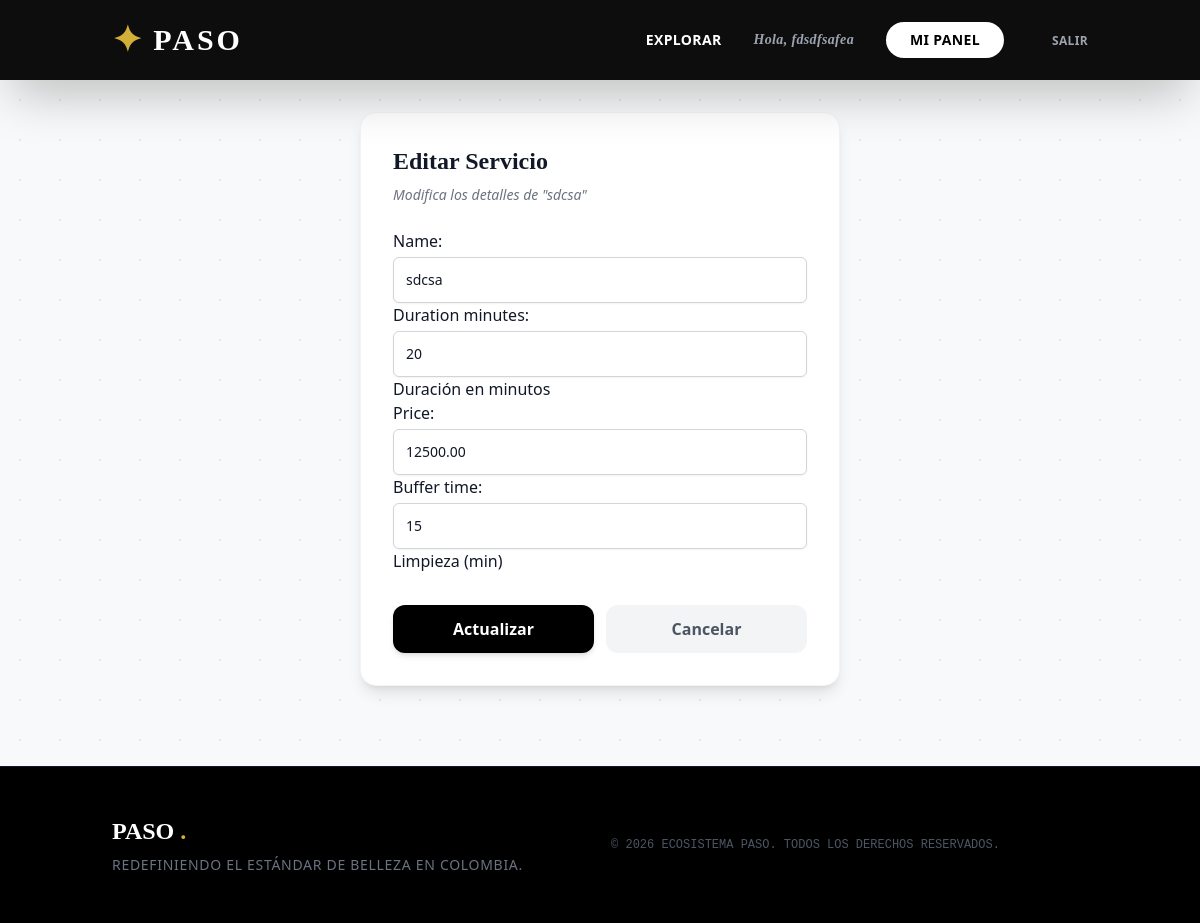
Screenshot of /negocio/servicios/editar/1/ (signed in) with the database file from the repository.
### apps/core/models.py (models this page shows, shortened)
class User(AbstractUser):
    ROLE_CHOICES = (
        ('ADMIN', 'Superusuario'),
        ('OWNER', 'Dueño de Negocio'),
        ('EMPLOYEE', 'Empleado'),
        ('CLIENT', 'Cliente'),
    )
    role = models.CharField(max_length=10, choices=ROLE_CHOICES, default='CLIENT')
    phone = models.CharField(max_length=20, blank=True, null=True)
    city = models.CharField(max_length=100, blank=True, null=True) # Usaremos dropdown en frontend
    is_verified_payment = models.BooleanField(default=False, help_text="¿Pagó los 50k?")
    registration_timestamp = models.DateTimeField(auto_now_add=True)
    workplace = models.ForeignKey('businesses.Salon', on_delete=models.SET_NULL, null=True, blank=True, related_name='employees')

### apps/businesses/models.py (models this page shows, shortened)
class Service(models.Model):
    salon = models.ForeignKey(Salon, on_delete=models.CASCADE, related_name='services')
    name = models.CharField(max_length=100)
    duration_minutes = models.IntegerField(help_text="Duración en minutos")
    buffer_time = models.IntegerField(default=15, help_text="Limpieza (min)")
    price = models.DecimalField(max_digits=10, decimal_places=2)

### apps/businesses/views.py (the view)
# urls.py: path('servicios/editar/<int:pk>/', views.service_edit, name='service_edit'),
@login_required
def service_edit(request, pk):
    if request.user.role != 'OWNER': return redirect('home')
    try:
        salon = request.user.owned_salon
        service = get_object_or_404(Service, pk=pk, salon=salon)
    except:
        return redirect('services_list')
    if request.method == 'POST':
        form = ServiceForm(request.POST, instance=service)
        if form.is_valid():
            form.save()
            messages.success(request, "Servicio actualizado correctamente.")
            return redirect('services_list')
    else:
        form = ServiceForm(instance=service)
    return render(request, 'businesses/service_edit.html', {'form': form, 'service': service})

### apps/businesses/forms.py
class ServiceForm(forms.ModelForm):
    class Meta:
        model = Service
        fields = ['name', 'duration_minutes', 'price', 'buffer_time']
    def __init__(self, *args, **kwargs):
        super().__init__(*args, **kwargs)
        for field in self.fields.values():
            field.widget.attrs['class'] = 'appearance-none block w-full px-3 py-3 border border-gray-300 rounded-md shadow-sm focus:ring-black focus:border-black sm:text-sm'

### apps/core/context_processors.py (called while the page is built)
def global_settings(request):
    settings = GlobalSettings.objects.first()
    return {'global_settings': settings}

### templates/businesses/service_edit.html (shortened to what this page needs)
{% extends 'base.html' %}
{% block content %}
<div class="container mx-auto px-4 py-8 max-w-lg">
    <div class="bg-white p-8 rounded-2xl shadow-lg border border-gray-100">
        <h1 class="text-2xl font-serif font-bold mb-2 text-gray-900">Editar Servicio</h1>
        <p class="text-gray-500 mb-6 italic text-sm">Modifica los detalles de "{{ service.name }}"</p>
        <form method="post" class="space-y-4">
            <div class="form-group">
                {{ form.as_p }}
            </div>
            <div class="flex gap-3 pt-4">
                <button type="submit" class="flex-1 bg-black text-white py-3 rounded-xl font-bold hover:bg-gray-800 transition shadow-md">
                    Actualizar
                </button>
                <a href="{% url 'services_list' %}" class="flex-1 bg-gray-100 text-gray-600 py-3 rounded-xl font-bold hover:bg-gray-200 transition text-center">
                    Cancelar
                </a>
            </div>
        </form>
    </div>
</div>
{% endblock %}

### templates/base.html (shortened to what this page needs)
{% load static %}
<!DOCTYPE html>
<html lang="es">
<head>
    <script src="https://cdn.tailwindcss.com"></script>
</head>
<body class="font-sans flex flex-col min-h-screen text-gray-900 selection:bg-gold selection:text-white">
    <nav class="bg-black/95 text-white py-5 shadow-2xl sticky top-0 z-50 backdrop-blur-md">
        <div class="container mx-auto px-6 flex justify-between items-center">
            <a href="/" class="text-3xl font-serif font-bold text-white tracking-widest hover:text-gold transition duration-300 flex items-center gap-2">
                <span class="text-gold text-4xl">✦</span> PASO
            </a>
            <div class="flex items-center space-x-8 text-sm font-bold tracking-wide">
                <a href="{% url 'marketplace_home' %}" class="hover:text-gold transition duration-300 uppercase">Explorar</a>
                {% if user.is_authenticated %}
                    <span class="text-gray-400 hidden md:inline font-serif italic">Hola, {{ user.first_name }}</span>
                    {% if user.role == 'OWNER' %}
                        <a href="{% url 'dashboard' %}" class="bg-white text-black px-6 py-2 rounded-full hover:bg-gold hover:text-white transition duration-300 shadow-lg">
                            MI PANEL
                        </a>
                    {% elif user.role == 'CLIENT' %}
                        <a href="{% url 'client_dashboard' %}" class="bg-white text-black px-6 py-2 rounded-full hover:bg-gold hover:text-white transition duration-300 shadow-lg">
                            MIS CITAS
                        </a>
                    {% elif user.role == 'EMPLOYEE' %}
                        <a href="{% url 'employee_dashboard' %}" class="bg-white text-black px-6 py-2 rounded-full hover:bg-gold hover:text-white transition duration-300 shadow-lg">
                            MI AGENDA
                        </a>
                    {% endif %}
                    <form action="{% url 'logout' %}" method="post" class="inline">
                        <button type="submit" class="text-gray-400 hover:text-red-400 ml-4 transition text-xs uppercase">Salir</button>
                    </form>
                {% endif %}
            </div>
        </div>
    </nav>
    <main class="flex-grow">
        {% block content %}{% endblock %}
    </main>
    <footer class="bg-black text-white py-12 mt-12 border-t border-gray-900">
        <div class="container mx-auto px-6 flex flex-col md:flex-row justify-between items-center">
            <div class="mb-6 md:mb-0 text-center md:text-left">
                <p class="text-2xl font-serif font-bold text-white mb-2">PASO <span class="text-gold">.</span></p>
                <p class="text-sm text-gray-500 font-light tracking-wider">REDEFINIENDO EL ESTÁNDAR DE BELLEZA EN COLOMBIA.</p>
            </div>
            <div class="text-xs text-gray-600 font-mono">
                &copy; 2026 ECOSISTEMA PASO. TODOS LOS DERECHOS RESERVADOS.
            </div>
        </div>
    </footer>
</body>
</html>

### templates/base.html (style rules this page uses)
.font-serif { font-family: 'Playfair Display', serif; }
.font-sans { font-family: 'Lato', sans-serif; }
body { background-color: #f8f9fa; background-image: radial-gradient(#e5e7eb 1px, transparent 1px); background-size: 40px 40px; }
.text-gold { color: #D4AF37; }

### templates/businesses/service_edit.html (style rules this page uses)
input, select, textarea { width: 100%; padding: 0.75rem; border: 1px solid #e5e7eb; border-radius: 0.75rem; margin-top: 0.25rem; }

### rows the page displays
User: first_name "fdsdfsafea"
Service: name "sdcsa", duration_minutes "20", price "12500.00", buffer_time "15"
